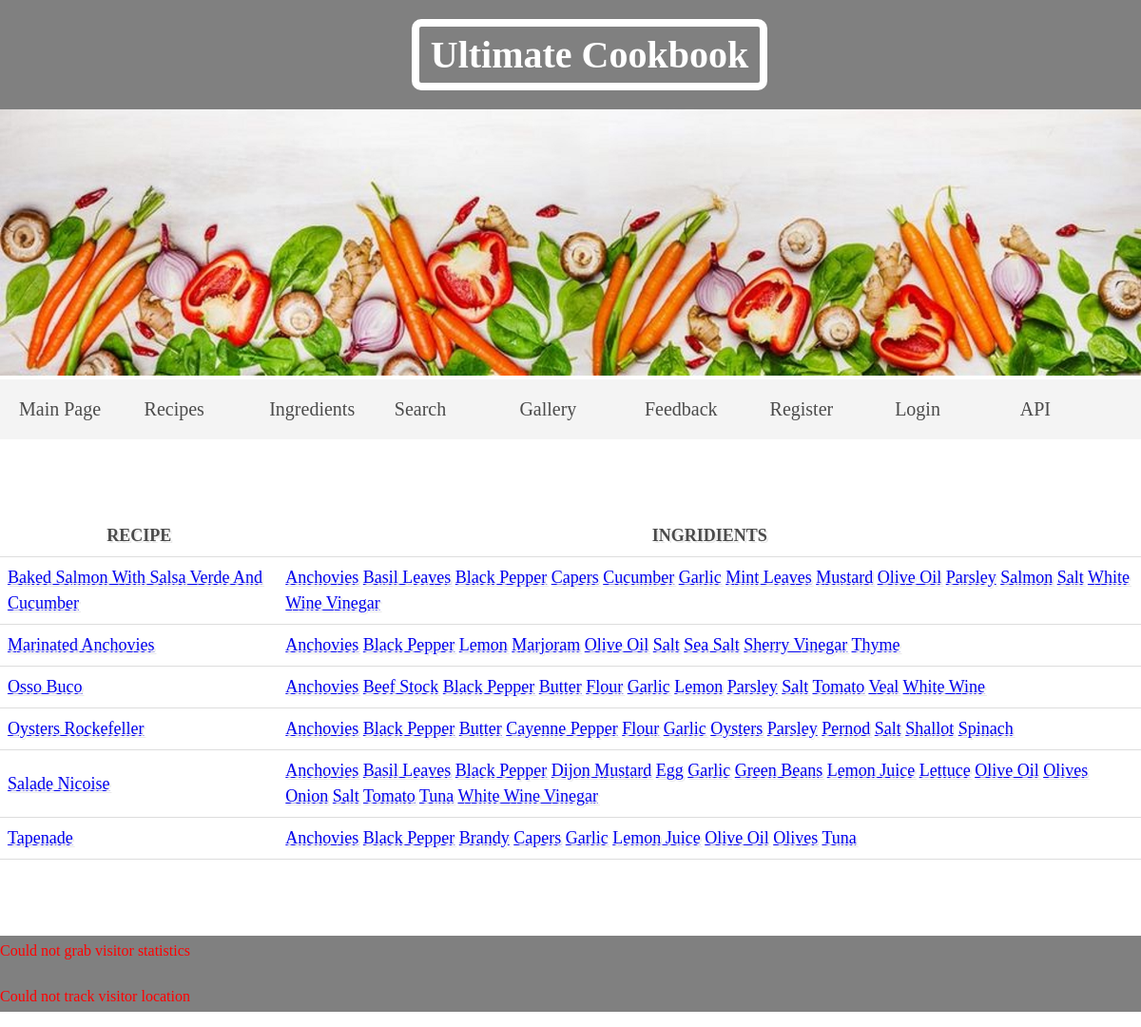
Screenshot of /search/anchovies with the database file from the repository.
### src/models.py (models this page shows, shortened)
class Recipe(db.Model):
    __tablename__ = 'recepies'
    id = Column(Integer, primary_key=True)
    name = Column(String)
    recipe = Column(String)
    ingridients = db.relationship('Ingridient', secondary='recipe_ingridients',
                                  lazy='subquery', backref=db.backref('recepies', lazy=True))

class Ingridient(db.Model):
    __tablename__ = 'ingridients'
    id = Column(Integer, primary_key=True)
    name = Column(String)

### src/routes.py (the view)
@app.route('/search/<string:search_query>', strict_slashes=False)
def search(search_query):
    results = make_search(search_query)
    return render_template('search_result.html', data=results, user=session.get('username', ''))

### src/helpers.py (called while the page is built, shortened)
def load_recepies_from_db(query=None):
    if query is None:
        db = sqlite3.connect(os.path.join(DATA_PATH, 'cook.db'))
        cur = db.cursor()
        recepies = cur.execute('''SELECT recepies.name, ingridients.name FROM recepies
        JOIN recipe_ingridients ON recepies.id=recipe_ingridients.recipe_id
        JOIN ingridients ON recipe_ingridients.ingridient_id=ingridients.id;''').fetchall()
        cookdb = {}
        for entry in recepies:
            cookdb[entry[0]] = cookdb.get(entry[0], [])
            cookdb[entry[0]].append(entry[1])
        for val in cookdb.values():
            val.sort()
        return cookdb

def make_search(keyword):
    recepies = {}
    if '+' in keyword:
        keyword = keyword.replace('+', ' ')
    elif '_' in keyword:
        keyword = keyword.replace('_', ' ')
    cookdb = load_recepies_from_db()
    for key, value in cookdb.items():
        if keyword.lower() in key.lower() or keyword.lower() in value:
            recepies[key] = value
    return recepies

### src/templates/search_result.html
{% extends 'base.html' %}
{% block content %}
{% if data is mapping %}
<table>
    <tr>
        <th>Recipe</th>
        <th>Ingridients</th>
    </tr>
{% for k, v in data.items() %}
    <tr>
        <td><a href="/recipe/{{k.replace(' ', '_')}}">{{ k.title() }}</a></td>
        <td>
        {% for ingridient in v %}
        <a href="/search/{{ingridient.strip().replace(' ', '_')}}">{{ ingridient.strip().title() }}</a>
            {% endfor %}
        </td>
    </tr>
{% endfor %}
</table>
{% elif data is string %}
<h2> {{ data }} </h2>
{% else %}
<h2>Unknown data format</h2>
{% endif %}
{% endblock %}

### static/styles.css (style rules this page uses)
body, ul, li, h1, h2, h3, a { margin: 0; padding: 0; font-family: georgia }
table { border-collapse: collapse; width: 100%; line-height: 1.5em; color: #4b4b4b; font-size: 18px }
th, td { padding: 8px; text-align: left; border-bottom: 1px solid #ddd; }
th { text-transform: uppercase; text-align: center; }
tr { text-decoration: none; text-shadow: 2px 2px #E9E9E9 }
a[href] { background-color: #3dd13d; color: white; text-decoration: none; font-weight: bold; text-transform: uppercase; border: 2px solid blue; }

### rows the page displays
Recipe: title "Baked Salmon With Salsa Verde And Cucumber"
Ingridient: strip "Anchovies"
Ingridient: strip "Basil Leaves"
Ingridient: strip "Black Pepper"
Ingridient: strip "Capers"
Ingridient: strip "Cucumber"
Ingridient: strip "Garlic"
Ingridient: strip "Mint Leaves"
Ingridient: strip "Mustard"
Ingridient: strip "Olive Oil"
Ingridient: strip "Parsley"
Ingridient: strip "Salmon"
Ingridient: strip "Salt"
Ingridient: strip "White Wine Vinegar"
Recipe: title "Marinated Anchovies"
Ingridient: strip "Lemon"
Ingridient: strip "Marjoram"
Ingridient: strip "Sea Salt"
Ingridient: strip "Sherry Vinegar"
Ingridient: strip "Thyme"
Recipe: title "Osso Buco"
Ingridient: strip "Beef Stock"
Ingridient: strip "Butter"
Ingridient: strip "Flour"
Ingridient: strip "Tomato"
Ingridient: strip "Veal"
Ingridient: strip "White Wine"
Recipe: title "Oysters Rockefeller"
Ingridient: strip "Cayenne Pepper"
Ingridient: strip "Oysters"
Ingridient: strip "Pernod"
Ingridient: strip "Shallot"
Ingridient: strip "Spinach"
Recipe: title "Salade Nicoise"
Ingridient: strip "Dijon Mustard"
Ingridient: strip "Egg"
Ingridient: strip "Green Beans"
Ingridient: strip "Lemon Juice"
Ingridient: strip "Lettuce"
Ingridient: strip "Olives"
Ingridient: strip "Onion"
Ingridient: strip "Tuna"
Recipe: title "Tapenade"
Ingridient: strip "Brandy"
